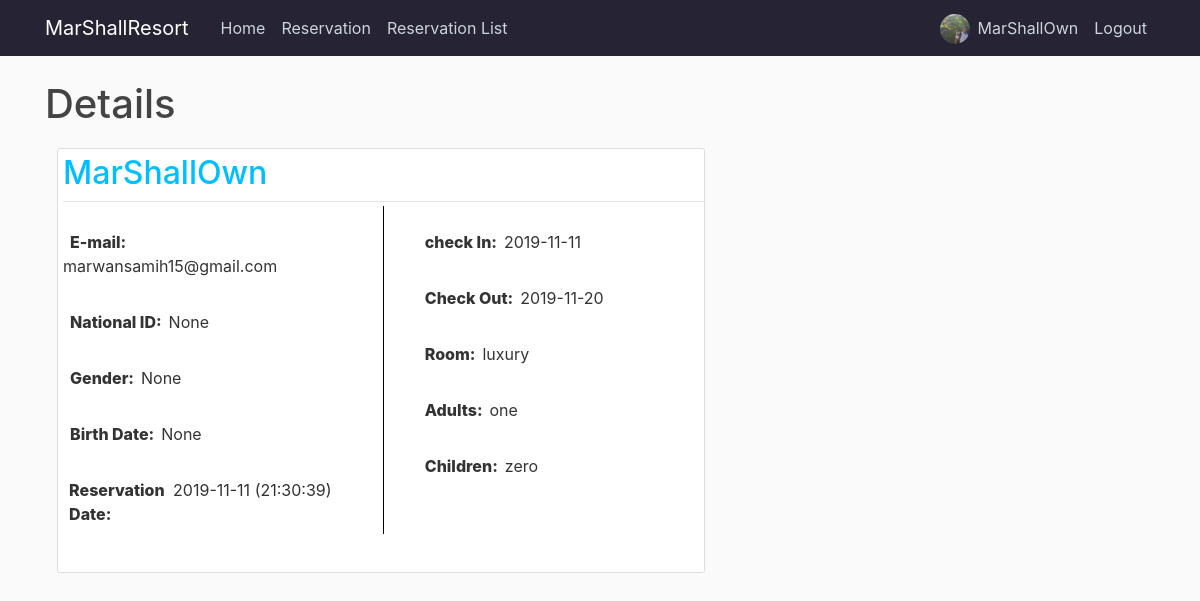
Before: /reservation/1/show (signed in) with the older database file.
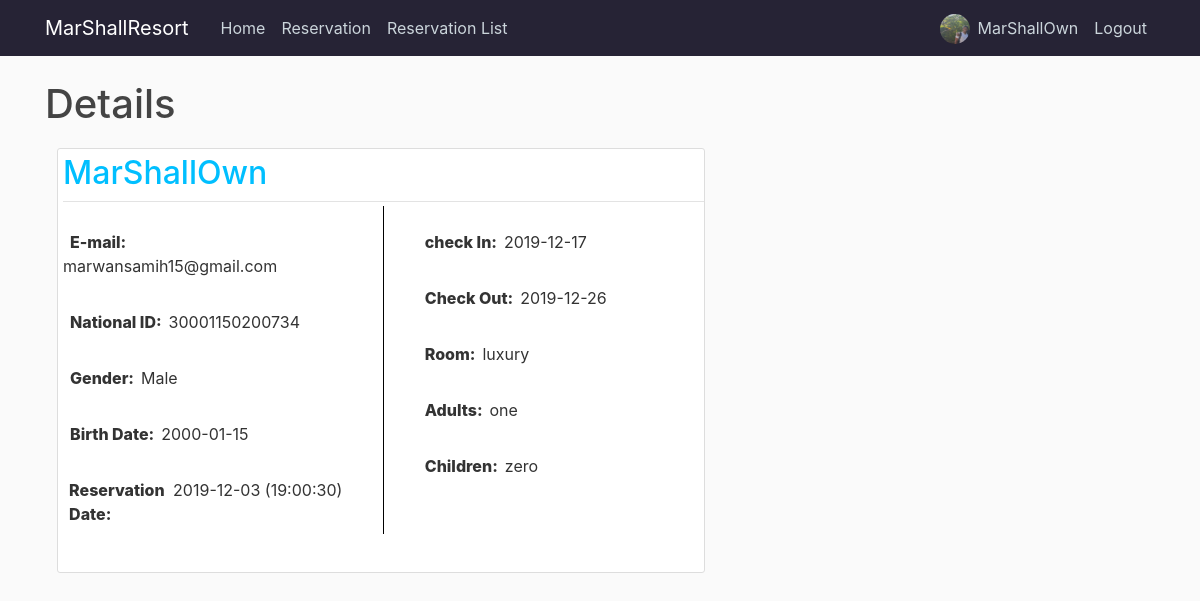
After: the same page with the newer database file.
### app/models.py (models this page shows, shortened)
class Reservation(db.Model):
    id = db.Column(db.Integer, primary_key=True)
    name = db.Column(db.String(100),nullable=False)
    email = db.Column(db.String(120), nullable=False)
    NationalID = db.Column(db.Integer)
    room = db.Column(db.String(10),nullable=False)
    adults = db.Column(db.String(10),nullable=False)
    children = db.Column(db.String(10),nullable=False)
    checkin = db.Column(db.Date, nullable=False)
    checkout = db.Column(db.Date, nullable=False)
    gender = db.Column(db.String(10))
    birthdate = db.Column(db.Date)
    date_posted = db.Column(db.DateTime, nullable=False, default= datetime.now)
    user_id = db.Column(db.Integer, db.ForeignKey('user.id'), nullable=True)

### app/routes.py (the view)
@app.route('/reservation/<int:guest_id>/show')
@login_required
def reservation_show(guest_id):
    guest = Reservation.query.get_or_404(guest_id)
    if current_user.role == 'Admin' or current_user == guest.user:
        createDate = str(guest.date_posted)
        createDate = createDate[:10] + " (" + createDate[11:19] + ")"
        return render_template('reservation_details.html', title='Details', guest=guest, createDate=createDate)
    else:
        flash('You need to be admin to view this page.','danger')
        return redirect(url_for('home'))

### app/models.py (called while the page is built)
@login_manager.user_loader
def load_user(user_id):
    return User.query.get(int(user_id))

### app/templates/reservation_details.html (shortened to what this page needs)
{%extends "layout.html" %}
{% block content %}
<h1>{{title}}</h1>
          <article style="padding: 5px 0px; height: 90%; margin:12px; width:100%; display:inline-block" class="col-md-7 media content-section">
            <div style='margin-left:5px;' class="media-body">
              <div class="article-metadata">
                <h2 style='color:deepskyblue'>{{ guest.name }}</h2>
              </div>
              <div class="row">
                <div class="col-md-6">
                    <br>
                    <div class='form-group row col-md-12'>
                        <label style="font-weight: 800; margin: 0 7px;">E-mail:</label>
                        <p class="article-content">{{ guest.email }}</p>
                    </div>
                    <div class='form-group row col-md-12'>
                        <label style="font-weight: 800; margin: 0 7px;">National ID:</label>
                        <p class="article-content">{{ guest.NationalID }}</p>
                    </div>
                    <div class='form-group row col-md-12'>
                        <label style="font-weight: 800; margin: 0 7px;">Gender:</label>
                        <p class="article-content">{{ guest.gender }}</p>
                    </div>
                    <div class='form-group row col-md-12'>
                        <label style="font-weight: 800; margin: 0 7px;">Birth Date:</label>
                        <p class="article-content">{{ guest.birthdate }}</p>
                    </div>
                    <div class='form-group row col-md-12'>
                        <label class='col-md-5' style="position: absolute; font-weight: 800; left: 2%;">Reservation Date:</label>
                        <p style='position: relative;' class="article-content date-style">{{ createDate }}</p>
                    </div>
                </div>
                <div class="col-md-6 border-split">
                    <br>
                    <div class='form-group row col-md-12'>
                        <label style="font-weight: 800; margin: 0 7px;">check In:</label>
                        <p class="article-content">{{ guest.checkin }}</p>
                    </div>
                    <div class='form-group row col-md-12'>
                        <label style="font-weight: 800; margin: 0 7px;">Check Out:</label>
                        <p class="article-content">{{ guest.checkout }}</p>
                    </div>
                    <div class='form-group row col-md-12'>
                        <label style="font-weight: 800; margin: 0 7px;">Room:</label>
                        <p class="article-content">{{ guest.room }}</p>
                    </div>
                    <div class='form-group row col-md-12'>
                        <label style="font-weight: 800; margin: 0 7px;">Adults:</label>
                        <p class="article-content">{{ guest.adults }}</p>
                    </div>
                    <div class='form-group row col-md-12'>
                        <label style="font-weight: 800; margin: 0 7px;">Children:</label>
                        <p class="article-content">{{ guest.children }}</p>
                    </div>
                </div>
              </div>
            </div>
          </article>
{% endblock content %}

Changed rows visible on the page:
changed Reservation "MarShallOwn": NationalID "None" → "30001150200734"; gender "None" → "Male"; birthdate "None" → "2000-01-15"; checkin "2019-11-11" → "2019-12-17"; checkout "2019-11-20" → "2019-12-26"
Other visible differences:
{{ createDate }}: "2019-11-11 (21:30:39)" → "2019-12-03 (19:00:30)"
